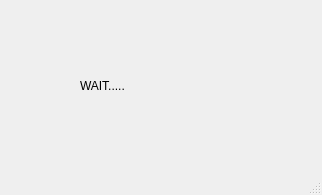
<?xml version="1.0" encoding="UTF-8"?>
<ui version="4.0">
 <class>Wait</class>
 <widget class="QMainWindow" name="Wait">
  <property name="geometry">
   <rect>
    <x>0</x>
    <y>0</y>
    <width>322</width>
    <height>195</height>
   </rect>
  </property>
  <property name="windowTitle">
   <string>MainWindow</string>
  </property>
  <widget class="QWidget" name="centralwidget">
   <widget class="QLabel" name="label">
    <property name="geometry">
     <rect>
      <x>80</x>
      <y>50</y>
      <width>131</width>
      <height>71</height>
     </rect>
    </property>
    <property name="text">
     <string>WAIT.....</string>
    </property>
   </widget>
  </widget>
  <widget class="QStatusBar" name="statusbar"/>
 </widget>
 <resources/>
 <connections/>
</ui>
